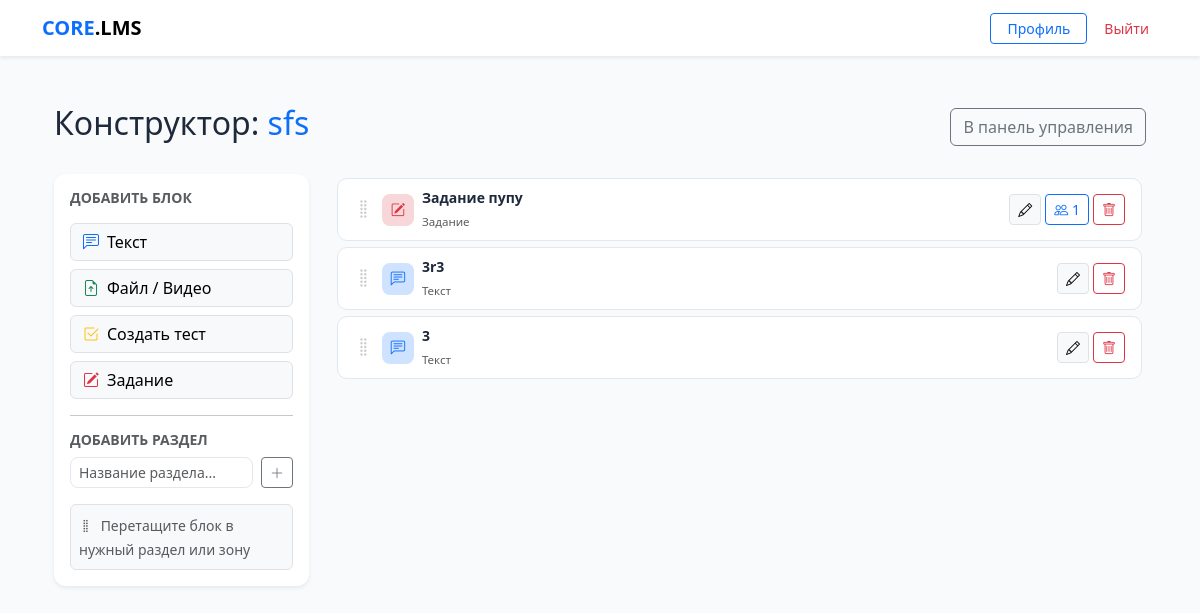
The page /course/builder/4/ (signed in) on the database as committed earlier.
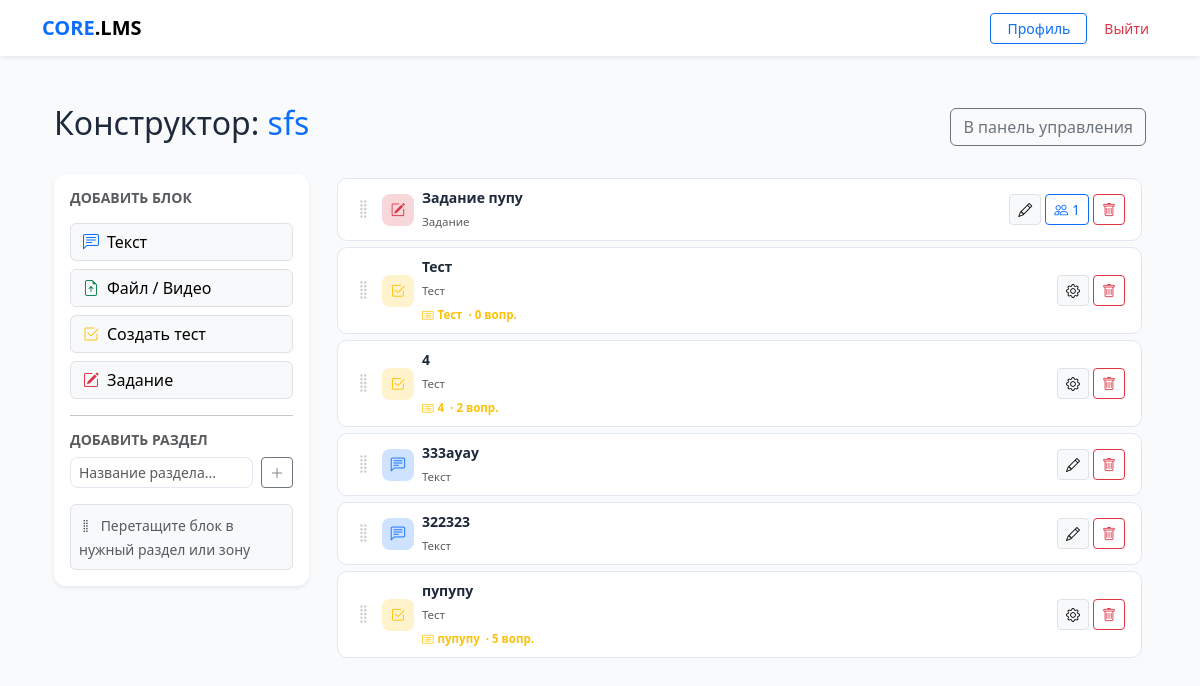
The same page on the database as committed later.
### core/models.py (models this page shows, shortened)
class Course(models.Model):
    title = models.CharField(max_length=255)
    description = models.TextField(blank=True)
    author = models.ForeignKey(CustomUser, on_delete=models.CASCADE, related_name='authored_courses')
    groups = models.ManyToManyField(Group, related_name='available_courses', blank=True)
    created_at = models.DateTimeField(auto_now_add=True)
    available_from = models.DateTimeField(null=True, blank=True,
        help_text='Дата открытия курса. Пусто — доступен сразу.')
    available_until = models.DateTimeField(null=True, blank=True,
        help_text='Дата закрытия курса. Пусто — бессрочно.')
    allow_self_enroll = models.BooleanField(default=False,
        help_text='Разрешить студентам подключаться по коду доступа')
    access_code = models.CharField(max_length=32, blank=True, null=True,
        help_text='Код для самостоятельного подключения к курсу')

class ContentBlock(models.Model):
    BLOCK_TYPES = (
        ('text', 'Текст'),
        ('file', 'Файл/Медиа'),
        ('quiz', 'Тест'),
        ('assignment', 'Задание'),
    )
    course = models.ForeignKey(Course, on_delete=models.CASCADE, related_name='blocks')
    section = models.ForeignKey('Section', on_delete=models.SET_NULL,
                                null=True, blank=True, related_name='blocks')
    title = models.CharField(max_length=255)
    block_type = models.CharField(max_length=20, choices=BLOCK_TYPES)
    content_text = models.TextField(blank=True, null=True)
    content_file = models.FileField(upload_to='course_contents/', blank=True, null=True)
    content_quiz = models.ForeignKey(Quiz, on_delete=models.SET_NULL, blank=True, null=True,
                                     related_name='blocks')
    order = models.PositiveIntegerField(default=0)

class Assignment(models.Model):
    block = models.OneToOneField(ContentBlock, on_delete=models.CASCADE, related_name='assignment')
    description = models.TextField(blank=True)
    max_score = models.PositiveIntegerField(default=100)
    deadline = models.DateTimeField(null=True, blank=True)

class Quiz(models.Model):
    course = models.ForeignKey(Course, on_delete=models.CASCADE, related_name='quizzes')
    title = models.CharField(max_length=255)
    max_attempts = models.PositiveIntegerField(
        default=0,
        help_text='0 — неограниченное количество попыток'
    )
    shuffle_questions = models.BooleanField(
        default=False,
        help_text='Перемешивать вопросы случайно для каждого студента'
    )
    time_limit_minutes = models.PositiveIntegerField(
        null=True, blank=True,
        help_text='Ограничение по времени в минутах. Пусто — без ограничений.'
    )
    available_from = models.DateTimeField(null=True, blank=True,
        help_text='Дата открытия теста. Пусто — доступен сразу.')
    available_until = models.DateTimeField(null=True, blank=True,
        help_text='Дата закрытия теста. Пусто — бессрочно.')

### core/views.py (the view)
# urls.py: path('course/builder/<int:course_id>/', views.course_builder, name='course_builder'),
@login_required
@user_passes_test(is_teacher)
def course_builder(request, course_id):
    course = get_object_or_404(Course, id=course_id, author=request.user)
    sections = course.sections.prefetch_related('blocks').all()
    loose_blocks = course.blocks.filter(section=None).order_by('order')
    quizzes = Quiz.objects.filter(course=course)
    return render(request, 'core/course_builder.html', {
        'course': course,
        'sections': sections,
        'loose_blocks': loose_blocks,
        'quizzes': quizzes,
        'form': ContentBlockForm(),
        'section_form': SectionForm(),
    })

### core/forms.py
class ContentBlockForm(forms.ModelForm):
    class Meta:
        model = ContentBlock
        fields = ['title', 'block_type', 'content_text', 'content_file', 'content_quiz']
        widgets = {
            'title':        forms.TextInput(attrs={'class': 'form-control'}),
            'block_type':   forms.Select(attrs={'class': 'form-select'}),
            'content_text': forms.Textarea(attrs={'class': 'form-control'}),
            'content_file': forms.FileInput(attrs={'class': 'form-control'}),
            'content_quiz': forms.Select(attrs={'class': 'form-select'}),
        }
    def __init__(self, *args, **kwargs):
        super().__init__(*args, **kwargs)
        self.fields['content_text'].required = False
        self.fields['content_file'].required = False
        self.fields['content_quiz'].required = False
        self.fields['block_type'].required = False

class SectionForm(forms.ModelForm):
    class Meta:
        model = Section
        fields = ['title']
        widgets = {
            'title': forms.TextInput(attrs={
                'class': 'form-control',
                'placeholder': 'Название урока...',
            }),
        }

### core/views.py (called while the page is built)
def is_teacher(user):
    return user.is_authenticated and user.role == 'teacher'

### core/templates/core/course_builder.html (shortened to what this page needs)
{% extends "core/base.html" %}
{% block content %}
<div class="container py-4">
    <div class="d-flex justify-content-between align-items-center mb-4">
        <h2>Конструктор: <span class="text-primary">{{ course.title }}</span></h2>
        <a href="{% url 'dashboard' %}" class="btn btn-outline-secondary">В панель управления</a>
    </div>
    <div class="row g-4">
        <div class="col-md-3">
            <div class="card p-3 shadow-sm sticky-top" style="top:20px;">
                <h6 class="fw-bold mb-3 text-muted small text-uppercase">Добавить блок</h6>
                <div class="d-grid gap-2">
                    <button onclick="openModal('text')" class="btn btn-light text-start border">
                        <i class="bi bi-chat-left-text me-2 text-primary"></i>Текст
                    </button>
                    <button onclick="openModal('file')" class="btn btn-light text-start border">
                        <i class="bi bi-file-earmark-arrow-up me-2 text-success"></i>Файл / Видео
                    </button>
                    <a href="{% url 'create_quiz' course.id %}" class="btn btn-light text-start border">
                        <i class="bi bi-check2-square me-2 text-warning"></i>Создать тест
                    </a>
                    <button onclick="openModal('assignment')" class="btn btn-light text-start border">
                        <i class="bi bi-pencil-square me-2 text-danger"></i>Задание
                    </button>
                </div>
                <hr>
                <h6 class="fw-bold mb-2 text-muted small text-uppercase">Добавить раздел</h6>
                <form action="{% url 'add_section' course.id %}" method="post" class="d-flex gap-2">
                    <input type="text" name="title" class="form-control form-control-sm"
                           placeholder="Название раздела..." required>
                    <button type="submit" class="btn btn-sm btn-outline-secondary flex-shrink-0">
                        <i class="bi bi-plus-lg"></i>
                    </button>
                </form>
                <div class="mt-3 p-2 bg-light rounded-2 border">
                    <small class="text-muted">
                        <i class="bi bi-grip-vertical me-1"></i>
                        Перетащите блок в нужный раздел или зону
                    </small>
                </div>
            </div>
        </div>
        <div class="col-md-9">
            <div class="mb-2">
                <div class="drop-zone free-drop" data-section-id="" id="freeBlocks">
                    {% for block in loose_blocks %}
                    <div class="block-card" data-block-id="{{ block.id }}" draggable="true">
                        {% include "core/block_card_inner.html" %}
                    </div>
                    {% endfor %}
                </div>
            </div>
        </div>
    </div>
</div>
{% endblock %}

### core/templates/core/base.html (shortened to what this page needs)
<!DOCTYPE html>
<html lang="ru">
<head>
    <link href="https://cdn.jsdelivr.net/npm/bootstrap@5.3.2/dist/css/bootstrap.min.css" rel="stylesheet">
    <link rel="stylesheet" href="https://cdn.jsdelivr.net/npm/bootstrap-icons@1.11.2/font/bootstrap-icons.css">
</head>
<body>
    <nav class="navbar navbar-expand-lg sticky-top mb-4 shadow-sm bg-white">
    <div class="container">
        <a class="navbar-brand fw-bold" href="{% url 'dashboard' %}"><span class="text-primary">CORE</span>.LMS</a>
        <div class="ms-auto d-flex align-items-center gap-2">
            {% if user.is_authenticated %}
                <a class="btn btn-outline-primary btn-sm px-3" href="{% url 'profile' %}">Профиль</a>
                <form action="{% url 'logout' %}" method="post" class="d-inline">
                    {% csrf_token %}<button class="btn btn-sm btn-link text-danger text-decoration-none">Выйти</button>
                </form>
            {% endif %}
        </div>
    </div>
</nav>
    <div class="container pb-5">{% block content %}{% endblock %}</div>
</body>
</html>

### core/templates/core/block_card_inner.html (shortened to what this page needs)
<div class="d-flex align-items-center gap-2 px-3 py-2">
    <div class="drag-handle text-muted flex-shrink-0">
        <i class="bi bi-grip-vertical fs-5"></i>
    </div>
    <div class="type-badge flex-shrink-0
        {% if block.block_type == 'text' %}bg-primary-subtle
        {% elif block.block_type == 'file' %}bg-success-subtle
        {% elif block.block_type == 'quiz' %}bg-warning-subtle
        {% elif block.block_type == 'assignment' %}bg-danger-subtle{% endif %}">
        {% if block.block_type == 'text' %}<i class="bi bi-chat-left-text text-primary"></i>
        {% elif block.block_type == 'file' %}<i class="bi bi-file-earmark text-success"></i>
        {% elif block.block_type == 'quiz' %}<i class="bi bi-check2-square text-warning"></i>
        {% elif block.block_type == 'assignment' %}<i class="bi bi-pencil-square text-danger"></i>
        {% endif %}
    </div>
    <div class="flex-grow-1 min-w-0">
        <div class="fw-semibold text-truncate" style="font-size:.875rem;">{{ block.title }}</div>
        <small class="text-muted" style="font-size:.72rem;">{{ block.get_block_type_display }}</small>
        {% if block.block_type == 'quiz' and block.content_quiz %}
        <div>
            <small class="text-warning fw-semibold" style="font-size:.72rem;">
                <i class="bi bi-card-list me-1"></i>{{ block.content_quiz.title }}
                &nbsp;·&nbsp;{{ block.content_quiz.questions.count }} вопр.
            </small>
        </div>
        {% endif %}
    </div>
    <div class="d-flex gap-1 flex-shrink-0">
        {% if block.block_type == 'assignment' %}
            <a href="{% url 'edit_assignment' block.id %}"
               class="btn btn-sm btn-light border py-1 px-2" title="Настроить">
                <i class="bi bi-pencil"></i>
            </a>
            {% if block.assignment.submissions.count > 0 %}
            <a href="{% url 'review_submissions' block.assignment.id %}"
               class="btn btn-sm btn-outline-primary py-1 px-2">
                <i class="bi bi-people"></i> {{ block.assignment.submissions.count }}
            </a>
            {% endif %}
        {% endif %}
        {% if block.block_type == 'quiz' and block.content_quiz %}
            <a href="{% url 'manage_questions' block.content_quiz.id %}"
               class="btn btn-sm btn-light border py-1 px-2" title="Редактировать вопросы">
                <i class="bi bi-gear"></i>
            </a>
        {% endif %}
        {% if block.block_type == 'text' or block.block_type == 'file' %}
        <a href="{% url 'edit_block' block.id %}"
           class="btn btn-sm btn-light border py-1 px-2" title="Редактировать">
            <i class="bi bi-pencil"></i>
        </a>
        {% endif %}
        <form action="{% url 'delete_block' block.id %}" method="post"
              onsubmit="return confirm('Удалить «{{ block.title }}»?')">
            <button type="submit" class="btn btn-sm btn-outline-danger py-1 px-2">
                <i class="bi bi-trash"></i>
            </button>
        </form>
    </div>
</div>

### core/templates/core/base.html (style rules this page uses)
:root { --bg-body: #f8fafc; --bg-card: #ffffff; --border-color: #e2e8f0; --accent: #0d6efd; --text-main: #1e293b; }
body { background-color: var(--bg-body); color: var(--text-main); font-family: 'Segoe UI', system-ui, sans-serif; }
input, textarea, select, .form-control { background-color: #ffffff !important; color: #1e293b !important; border: 1px solid var(--border-color) !important; border-radius: 8px !important; }
.card { background-color: var(--bg-card); border: 0; border-radius: 12px; box-shadow: 0 1px 3px rgba(0,0,0,0.05); }

### core/templates/core/course_builder.html (style rules this page uses)
.block-card { background: #fff; border: 1px solid #e2e8f0; border-radius: 10px; margin-bottom: 6px; cursor: default; transition: box-shadow .15s, opacity .15s, transform .1s; user-select: none; }
.drop-zone { min-height: 52px; border-radius: 10px; padding: 4px; transition: background .15s, border-color .15s; }
.drag-handle { cursor: grab; opacity: .3; transition: opacity .15s; }
.type-badge { width: 32px; height: 32px; border-radius: 8px; display: flex; align-items: center; justify-content: center; font-size: .9rem; }

Rows that differ between the two databases and show on the page:
removed ContentBlock: title "3r3", block_type "Текст"
added ContentBlock: title "Тест", block_type "Тест", content_quiz "Тест", content_quiz.questions.count "0"
added ContentBlock: title "4", block_type "Тест", content_quiz "4", content_quiz.questions.count "2"
changed ContentBlock: title "3" → "333ауау"
added ContentBlock: title "322323", block_type "Текст"
added ContentBlock: title "пупупу", block_type "Тест", content_quiz "пупупу", content_quiz.questions.count "5"
